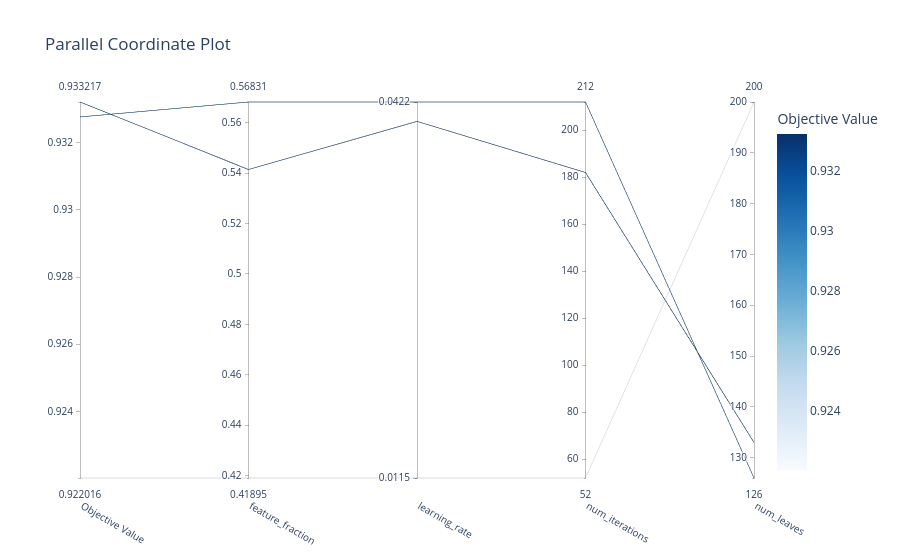

The notebook cell this image was saved under:
### Code cell
# Plot 3: Parallel Coordinate Plot (shows parameter relationships)
from optuna.visualization import plot_parallel_coordinate

plot_parallel_coordinate(study)

### Figure 1 — Plotly figure (JSON) as saved in the notebook; plotly's stock layout.template omitted (floating-point values rounded to 4 significant figures)
{"data": [{"dimensions": [{"label": "Objective Value", "range": [0.922, 0.9332], "values": [0.9328, 0.9332, 0.922]}, {"label": "feature_fraction", "range": [0.4189, 0.5683], "values": [0.5683, 0.5415, 0.4189]}, {"label": "learning_rate", "range": [-1.938, -1.375], "ticktext": ["0.0115", "0.0422"], "tickvals": [-1.938, -1.375], "values": [-1.375, -1.404, -1.938]}, {"label": "num_iterations", "range": [52, 212], "values": [212, 182, 52]}, {"label": "num_leaves", "range": [126, 200], "values": [126, 133, 200]}], "labelangle": 30, "labelside": "bottom", "line": {"color": [0.9328, 0.9332, 0.922], "colorbar": {"title": {"text": "Objective Value"}}, "colorscale": [[0, "rgb(247,251,255)"], [0.125, "rgb(222,235,247)"], [0.25, "rgb(198,219,239)"], [0.375, "rgb(158,202,225)"], [0.5, "rgb(107,174,214)"], [0.625, "rgb(66,146,198)"], [0.75, "rgb(33,113,181)"], [0.875, "rgb(8,81,156)"], [1, "rgb(8,48,107)"]], "reversescale": false, "showscale": true}, "type": "parcoords"}], "layout": {"title": {"text": "Parallel Coordinate Plot"}}}
